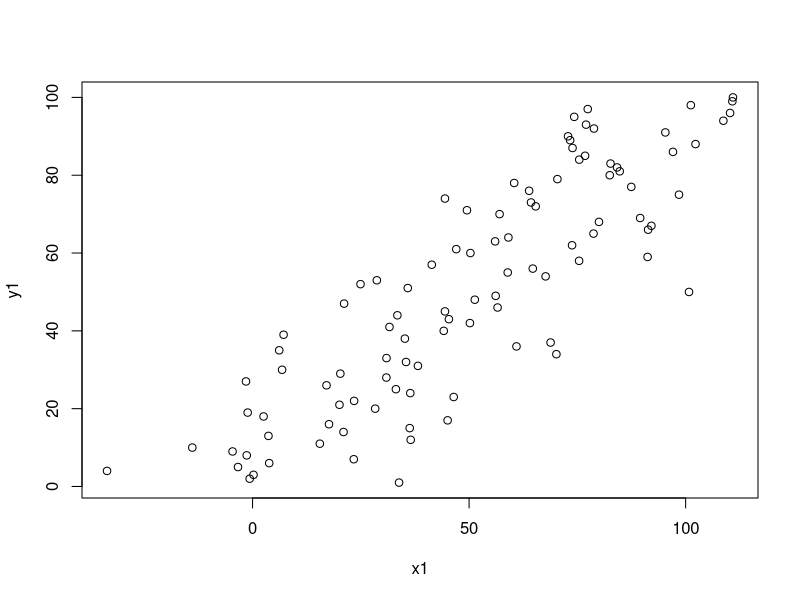
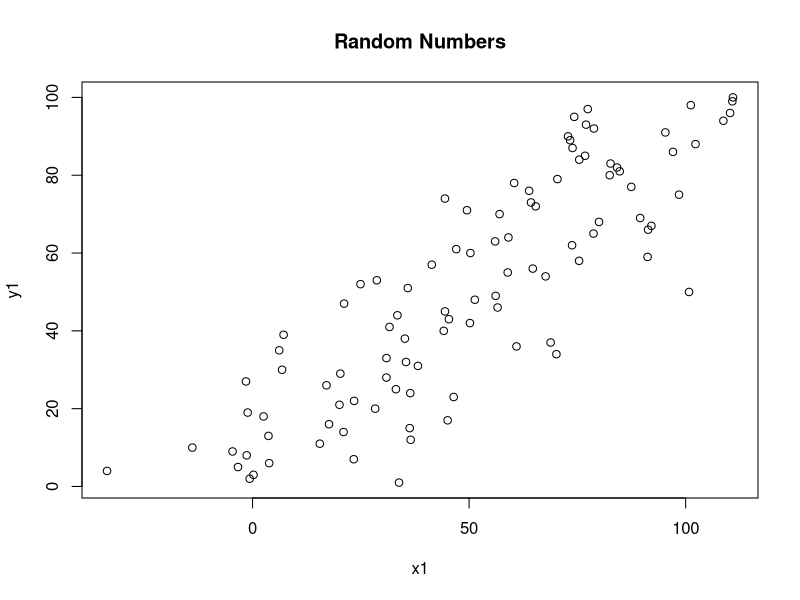
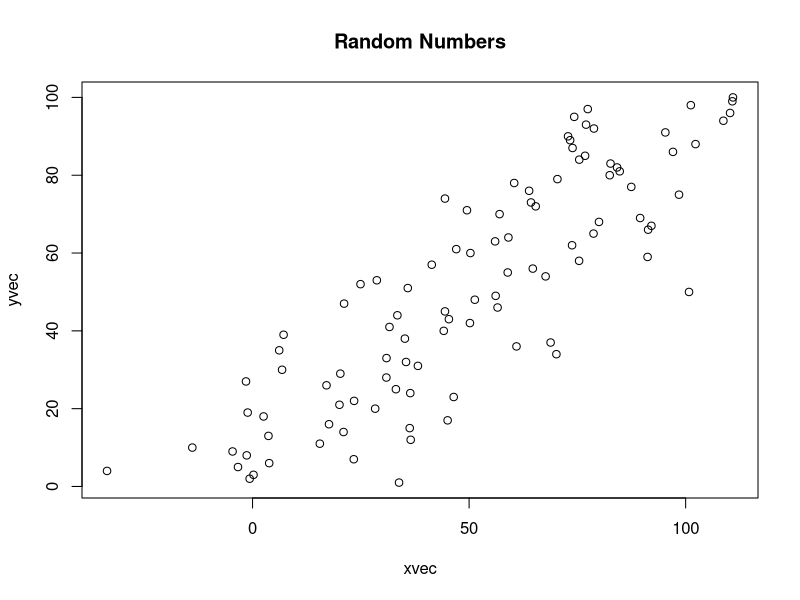
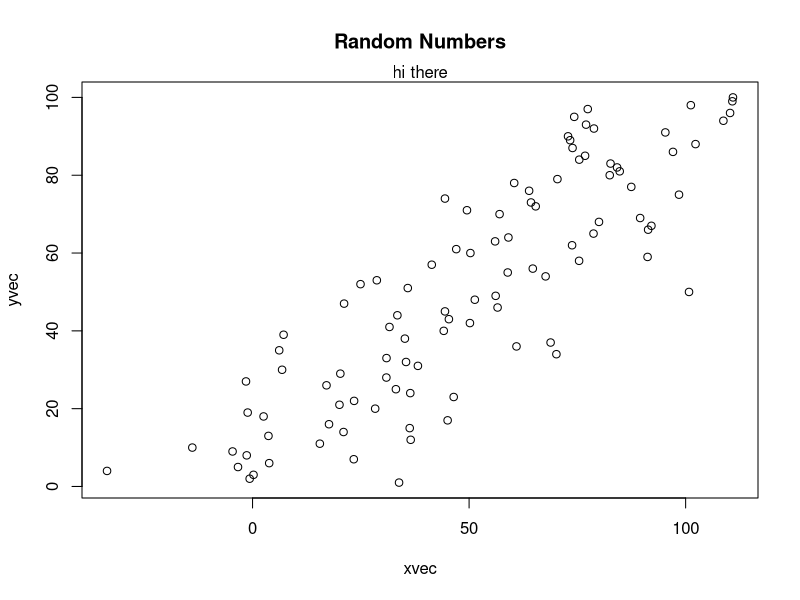
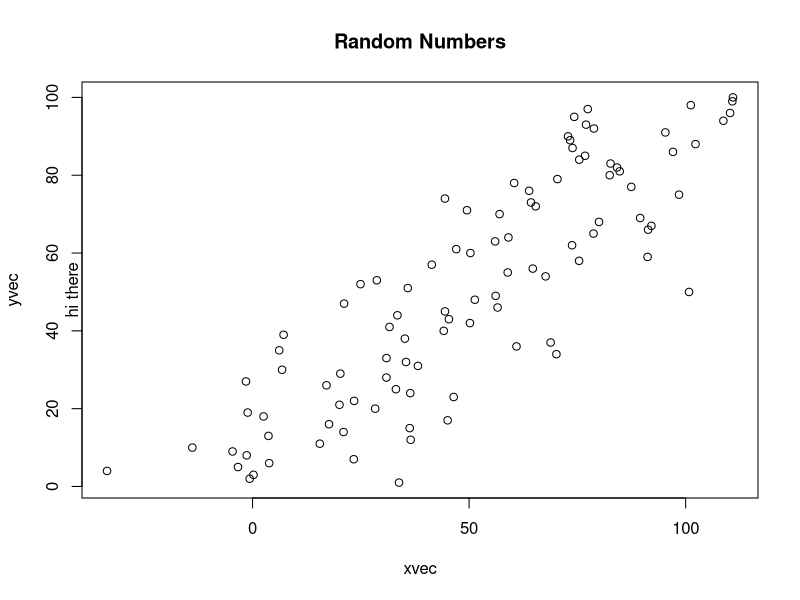
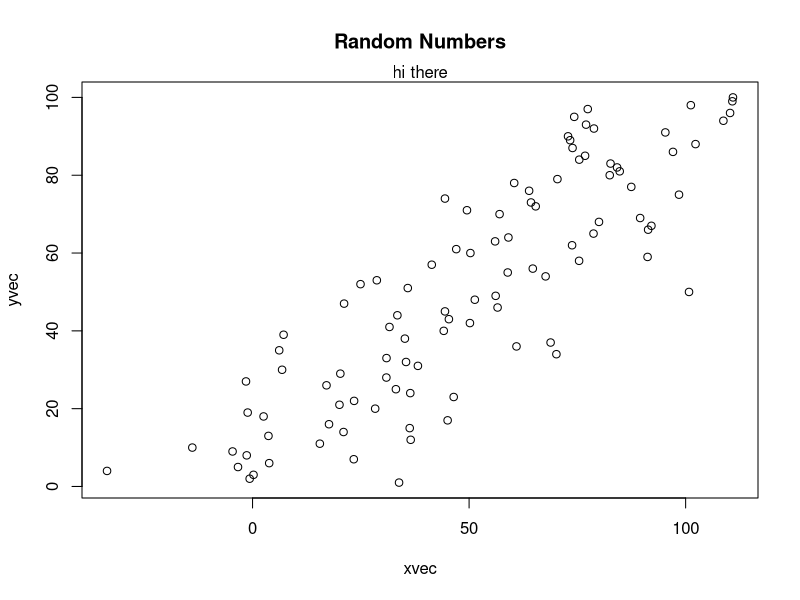
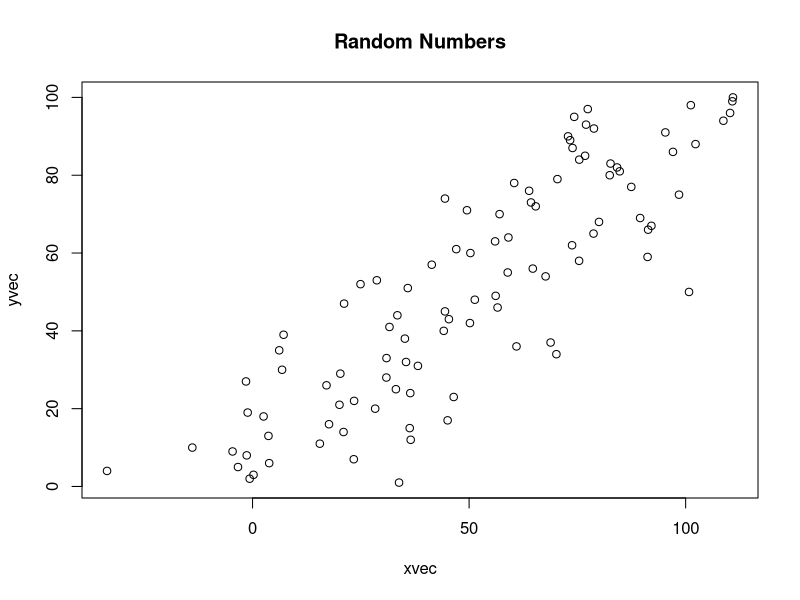
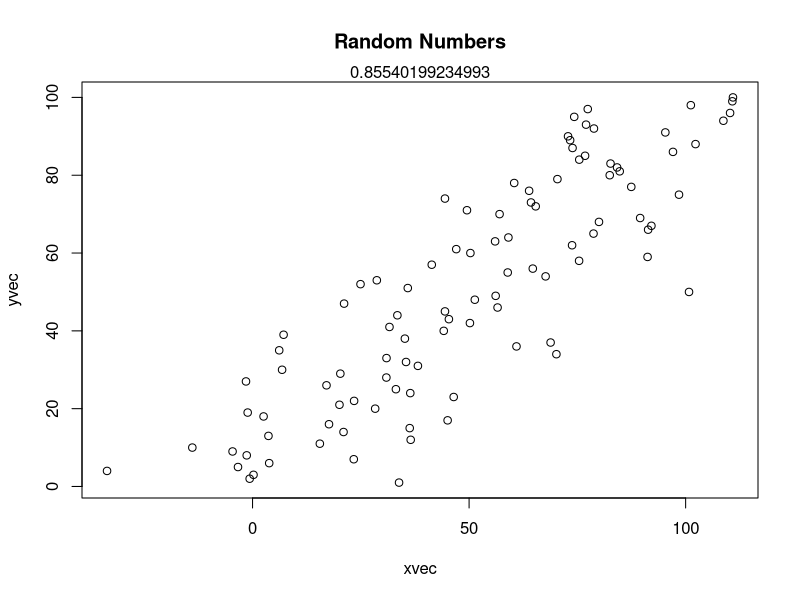

Write R code to recreate these figures, in order.
## ---- chunk 1
set.seed(1001)
x1 = 1:100 + rnorm(100, mean = 0, sd = 15)
y1 = 1:100
## ---- chunk 2
plot(x = x1, y = y1)
# mtext(side = 2, text = 'hi there')


## ---- chunk 3
plot(x = x1, y = y1, main = 'Random Numbers')
## ---- chunk 4
plot(x = x1, y = y1, main = 'Random Numbers', xlab = 'xvec', ylab = 'yvec')
## ---- chunk 5
plot(x = x1, y = y1, main = 'Random Numbers', xlab = 'xvec', ylab = 'yvec')
mtext(side = 3, text = 'hi there')
## ---- chunk 6
plot(x = x1, y = y1, main = 'Random Numbers', xlab = 'xvec', ylab = 'yvec')
mtext(side = 2, text = 'hi there')
## ---- chunk 7
plot(x = x1, y = y1, main = 'Random Numbers', xlab = 'xvec', ylab = 'yvec')
mtext(side = 3, text = paste('hi there'))
## ---- chunk 8
plot(x = x1, y = y1, main = 'Random Numbers', xlab = 'xvec', ylab = 'yvec')
# mtext(side = 3, text = 'hi there')

cor_mea <- cor(x1, y1, method = 'pearson')

## ---- chunk 9
plot(x = x1, y = y1, main = 'Random Numbers', xlab = 'xvec', ylab = 'yvec')

cor_mea <- cor(x1, y1, method = 'pearson')
mtext(side = 3, text = paste(cor_mea))
## ---- chunk 10
plot(x = x1, y = y1, main = 'Random Numbers', xlab = 'xvec', ylab = 'yvec', col = 'red')

cor_mea <- cor(x1, y1, method = 'pearson')
mtext(side = 3, text = paste(cor_mea))
## ---- chunk 11
plot(x = x1, y = y1, main = 'Random Numbers', xlab = 'xvec', ylab = 'yvec', col = 'red', pch = 19)

cor_mea <- cor(x1, y1, method = 'pearson')
mtext(side = 3, text = paste(cor_mea))
## ---- chunk 12
plot(x = x1, y = y1, main = 'Random Numbers', xlab = 'xvec', ylab = 'yvec', col = 'red', pch = 18)

cor_mea <- cor(x1, y1, method = 'pearson')
mtext(side = 3, text = paste(cor_mea))
## ---- chunk 13
hist(x1)
## ---- chunk 14
hist( x1, main = 'Histogram of xvec', xlab = 'Range of xvec', ylab = 'Frequency of xvec', col = 'brown')
## ---- chunk 15
boxplot(y1)
## ---- chunk 16
boxplot(x1, y1)
## ---- chunk 17
boxplot(x1, y1, horizontal = TRUE, col = 'violet')
## ---- chunk 18
par(mfrow = c(2,1))

## ---- chunk 19
par(mfrow = c(2,1))

boxplot(x1, y1)
hist(x1)
## ---- chunk 20
par(mfrow = c(1,2))

boxplot(x1, y1, col = 'pink', bg = 'red')
hist(y1, col = 'purple', bg = 'orange')
